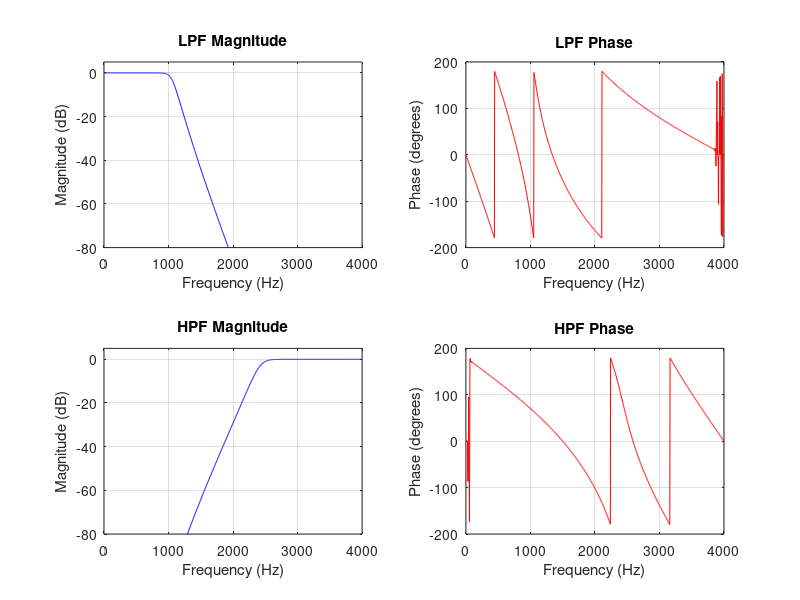

Source code (MATLAB):
clear;
clc;
close all;

Fs = 8000;
Ap = 1;
As = 40;

% Low Pass Filter
fp1 = 1000;
fs1 = 1500;

[N1,Wn1] = buttord(fp1/(Fs/2),fs1/(Fs/2),Ap,As);
[b1,a1] = butter(N1,Wn1,'low');

% High Pass Filter
fp2 = 2500;
fs2 = 1800;

[N2,Wn2] = buttord(fp2/(Fs/2),fs2/(Fs/2),Ap,As);
[b2,a2] = butter(N2,Wn2,'high');

% Display Results
disp('LOW PASS FILTER');
disp(N1);
disp(Wn1*Fs/2);
disp(b1);
disp(a1);

disp('HIGH PASS FILTER');
disp(N2);
disp(Wn2*Fs/2);
disp(b2);
disp(a2);

% Frequency Response
[H1,f1] = freqz(b1,a1,1024,Fs);
[H2,f2] = freqz(b2,a2,1024,Fs);

% Plotting
figure;

subplot(2,2,1);
plot(f1,20*log10(abs(H1)+1e-12),'b');
grid on;
title('LPF Magnitude');
xlabel('Frequency (Hz)');
ylabel('Magnitude (dB)');
ylim([-80 5]);

subplot(2,2,2);
plot(f1,angle(H1)*180/pi,'r');
grid on;
title('LPF Phase');
xlabel('Frequency (Hz)');
ylabel('Phase (degrees)');

subplot(2,2,3);
plot(f2,20*log10(abs(H2)+1e-12),'b');
grid on;
title('HPF Magnitude');
xlabel('Frequency (Hz)');
ylabel('Magnitude (dB)');
ylim([-80 5]);

subplot(2,2,4);
plot(f2,angle(H2)*180/pi,'r');
grid on;
title('HPF Phase');
xlabel('Frequency (Hz)');
ylabel('Phase (degrees)');
